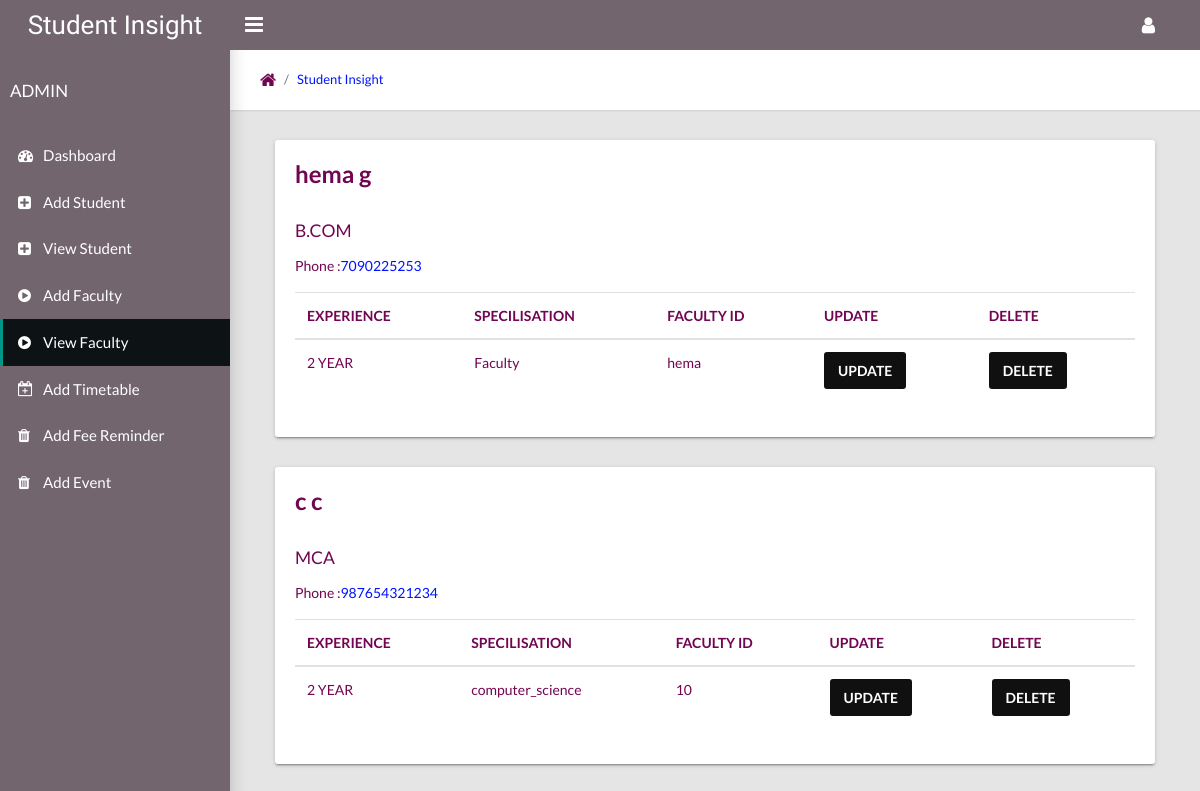
The page /ViewFaculty.php on the database its author committed.
### tables this page shows
CREATE TABLE `facultyprofile` (
  `id` int(11) NOT NULL,
  `firstname` varchar(20) NOT NULL,
  `lastname` varchar(20) NOT NULL,
  `branch` varchar(100) NOT NULL,
  `phonenumber` varchar(13) NOT NULL,
  `facultyid` varchar(20) NOT NULL,
  `address` varchar(1000) NOT NULL,
  `workexperience` varchar(20) NOT NULL,
  `specilisation` varchar(20) NOT NULL,
  `email` varchar(30) NOT NULL,
  `password` varchar(50) NOT NULL
);

### ViewFaculty.php (the view, shortened to what this page needs)
<!DOCTYPE html>
<html lang="en">
  <head>
    <link rel="stylesheet" type="text/css" href="css/main.css">
    <link rel="stylesheet" type="text/css" href="https://maxcdn.bootstrapcdn.com/font-awesome/4.7.0/css/font-awesome.min.css">
  </head>
  <body class="app sidebar-mini">
    <header class="app-header"><a class="app-header__logo" href="">Student Insight</a>
      <a class="app-sidebar__toggle" href="#" data-toggle="sidebar"></a>
      <ul class="app-nav">
        <li class="dropdown"><a class="app-nav__item" href="#" data-toggle="dropdown"><i class="fa fa-user fa-lg"></i></a>
        </li>
      </ul>
    </header>
    <aside class="app-sidebar">
      <div class="app-sidebar__user">
       <div>
         <p class="app-sidebar__user-name">ADMIN</p>
       </div>
     </div>
     <ul class="app-menu">
     <li><a class="app-menu__item " href="admindashboard.php"><i class="app-menu__icon fa fa-dashboard"></i><span class="app-menu__label">Dashboard</span></a></li>
     <li><a class="app-menu__item " href="AddStudent.php"><i class="app-menu__icon fa fa-plus-square"></i><span class="app-menu__label">Add Student</span></a></li>
<li><a class="app-menu__item " href="ViewStudent.php"><i class="app-menu__icon fa fa-plus-square"></i><span class="app-menu__label">View Student</span></a></li>
<li><a class="app-menu__item " href="AddFaculty.php"><i class="app-menu__icon fa fa-play-circle"></i><span class="app-menu__label">Add Faculty</span></a></li>
<li><a class="app-menu__item active" href="ViewFaculty.php"><i class="app-menu__icon fa fa-play-circle"></i><span class="app-menu__label">View Faculty</span></a></li>
        <li><a class="app-menu__item" href="AddaTimetable.php"><i class="app-menu__icon fa fa-calendar-plus-o"></i><span class="app-menu__label">Add Timetable</span></a></li>
        <li><a class="app-menu__item" href="AddFeeReminder.php"><i class="app-menu__icon fa fa-trash"></i><span class="app-menu__label">Add Fee Reminder</span></a></li>
        <li><a class="app-menu__item" href="AddEvent.php"><i class="app-menu__icon fa fa-trash"></i><span class="app-menu__label">Add Event</span></a></li>
</ul>
   </aside>
    <main class="app-content">
    <div class="app-title">
        <ul class="app-breadcrumb breadcrumb">
          <li class="breadcrumb-item"><i class="fa fa-home fa-lg"></i></li>
          <li class="breadcrumb-item"><a href="">Student Insight</a></li>
        </ul>
      </div>
		   <?php
	  $query="SELECT * FROM  facultyprofile";
$mysql_hostname = "localhost";
$mysql_user     = "root";
$mysql_password = "";
$mysql_database = "student_insight";
$con = mysqli_connect($mysql_hostname, $mysql_user, $mysql_password,$mysql_database);
$result = mysqli_query($con,$query);
while($data = mysqli_fetch_array($result))
{
?>
        <div class="col-md-12">
          <div class="tile" >
            <div class="table-responsive">
              <table class="table">
                <thead>
                  <tr>
					<th>EXPERIENCE</th>
                    <th>SPECILISATION</th>
					<th>FACULTY ID</th>
          <th> UPDATE </th>
                    <th> DELETE </th>
                  </tr>
                </thead>
                <tbody>
				 <h3 class="tile-title"><?php echo $data['firstname']; ?> <span><?php echo $data['lastname']; ?></span></h3>
				 <label class="col-form-label col-form-label-lg" for="inputLarge"><?php echo $data['branch']; ?> </label><p>Phone :<a href="https://www.truecaller.com/search/in/<?php echo $data['phonenumber']; ?>" target="_blank"><?php echo $data['phonenumber']; ?></a>
                  <tr>
                  <td><?php echo $data['workexperience']; ?> YEAR</td>
          <td><?php echo $data['specilisation']; ?> </td>
					<td>          <?php echo $data['facultyid']; ?>
</td>
					<td>
					<button class="btn btn-primary update-btn" type="button">UPDATE</button>
					</td>
					<td>
					<button class="btn btn-primary" type = "submit"  >DELETE</button>
					</form></td>
                  </tr>
                </tbody>
              </table>
            </div>
          </div>
        </div>
      <?php } ?>
    </main>
  </body>
</html>

### rows shown on the page
facultyprofile: firstname "hema", lastname "g", branch "B.COM", phonenumber "7090225253", workexperience "2", specilisation "Faculty", facultyid "hema"
facultyprofile: firstname "c", lastname "c", branch "MCA", phonenumber "987654321234", workexperience "2", specilisation "computer_science", facultyid "10"
